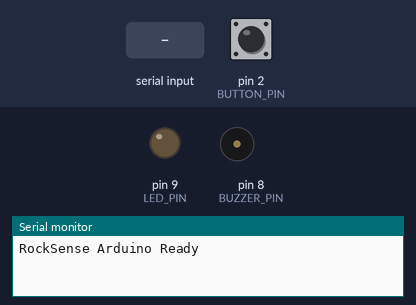
A sketch run on a simulated Arduino Uno, built with avr-gcc and run on an emulated ATmega328P. Shown: output pins drawn as LEDs (lit = HIGH), buzzer (waves = sounding, pin HIGH), the last lines printed to the serial monitor. The inputs (shaded band) are chosen by the test bench; at power-on: pin 2 (BUTTON_PIN) HIGH.

Above: at 1.2 s.
1.3 s: "ALERT\n" received over Serial
At 2.5 s:
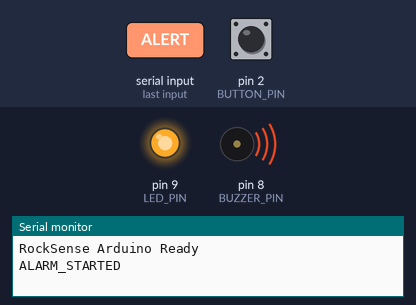
2.8 s: "STOP\n" received over Serial
At 3.6 s:
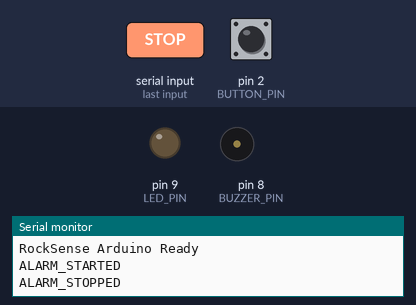
4.3 s: "HIGH_RISK\n" received over Serial
At 4.9 s:
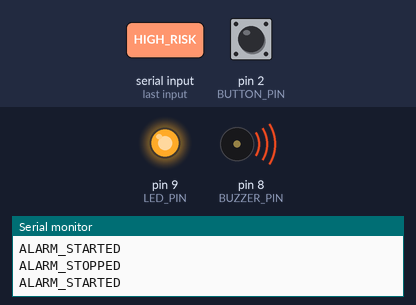
5.8 s: pin 2 (BUTTON_PIN) pulled LOW for 0.15 s
At 6.9 s:
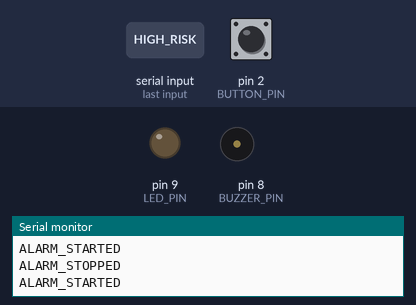
Timing chart, 0 to 8.4 s (numbered marks = the images above; inputs shaded):
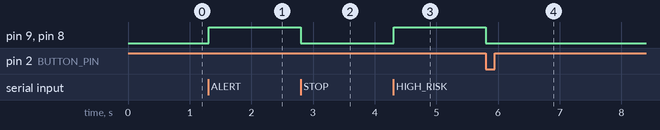

The sketch:

RockSense_Arduino.ino
```cpp
/*
 * RockSense Mine Alert System - Arduino Firmware
 *
 * This code monitors Serial commands from the Raspberry Pi (automatic)
 * and the Backend (manual UI button). It also supports a physical
 * emergency button on Pin 2.
 */

const int LED_PIN = 9;      // LED connected to pin 9
const int BUZZER_PIN = 8;   // Buzzer connected to pin 8
const int BUTTON_PIN = 2;   // Physical button on pin 2

String input = "";
bool alertActive = false;
int lastButtonState = HIGH;

void setup() {
  Serial.begin(9600);

  pinMode(LED_PIN, OUTPUT);
  pinMode(BUZZER_PIN, OUTPUT);
  pinMode(BUTTON_PIN, INPUT_PULLUP); // Use internal pull-up resistor

  digitalWrite(LED_PIN, LOW);
  digitalWrite(BUZZER_PIN, LOW);

  Serial.println("RockSense Arduino Ready");
}

void loop() {
  // 1. Handle Serial Commands
  while (Serial.available()) {
    char c = Serial.read();
    if (c == '\n') {
      input.trim();
      processCommand(input);
      input = "";  // clear buffer
    } else {
      input += c;
    }
  }

  // 2. Handle Physical Button (Toggle State)
  int currentButtonState = digitalRead(BUTTON_PIN);
  if (currentButtonState == LOW && lastButtonState == HIGH) {
    // Button pressed (transition from HIGH to LOW due to PULLUP)
    alertActive = !alertActive;
    updateAlertState();
    delay(200); // Debounce
  }
  lastButtonState = currentButtonState;
}

void processCommand(String cmd) {
  // Support both "ALERT" (user request) and "HIGH_RISK" (backend default)
  if (cmd == "ALERT" || cmd == "HIGH_RISK") {
    alertActive = true;
    updateAlertState();
    Serial.println("ALARM_STARTED");
  }
  else if (cmd == "STOP") {
    alertActive = false;
    updateAlertState();
    Serial.println("ALARM_STOPPED");
  }
}

void updateAlertState() {
  if (alertActive) {
    digitalWrite(LED_PIN, HIGH);
    digitalWrite(BUZZER_PIN, HIGH);
  } else {
    digitalWrite(LED_PIN, LOW);
    digitalWrite(BUZZER_PIN, LOW);
  }
}
```

Measured:
- after the input at 1.3 s, pin 9 (LED_PIN), pin 8 (BUZZER_PIN): LOW → HIGH at once
- after the input at 2.8 s, pin 9 (LED_PIN), pin 8 (BUZZER_PIN): HIGH → LOW at once
- after the input at 4.3 s, pin 9 (LED_PIN), pin 8 (BUZZER_PIN): LOW → HIGH at once
- after the input at 5.8 s, pin 9 (LED_PIN), pin 8 (BUZZER_PIN): HIGH → LOW at once
